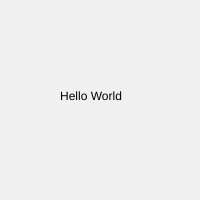
Frame 1 (no input)
Frame 60 (no input): identical to frame 1, image omitted
Frame 120 (the mouse pressed at the canvas centre since frame 60): identical to frame 1, image omitted

The p5.js sketch that drew this single still picture (run headless with seeded random() and noise() and a simulated clock; from frame 60 on, the mouse is pressed at the canvas centre):

// p5.js sketch
// ── sketch.js
// http://www.ac-grenoble.fr/disciplines/informatiquelycee/p5_base_a9.html
// texte

function setup()
{
  createCanvas(200,200);
  background(240);
  fill(0); // couleur du texte
  text("Hello World",60,100);
}

function draw()
{
  
}
    
